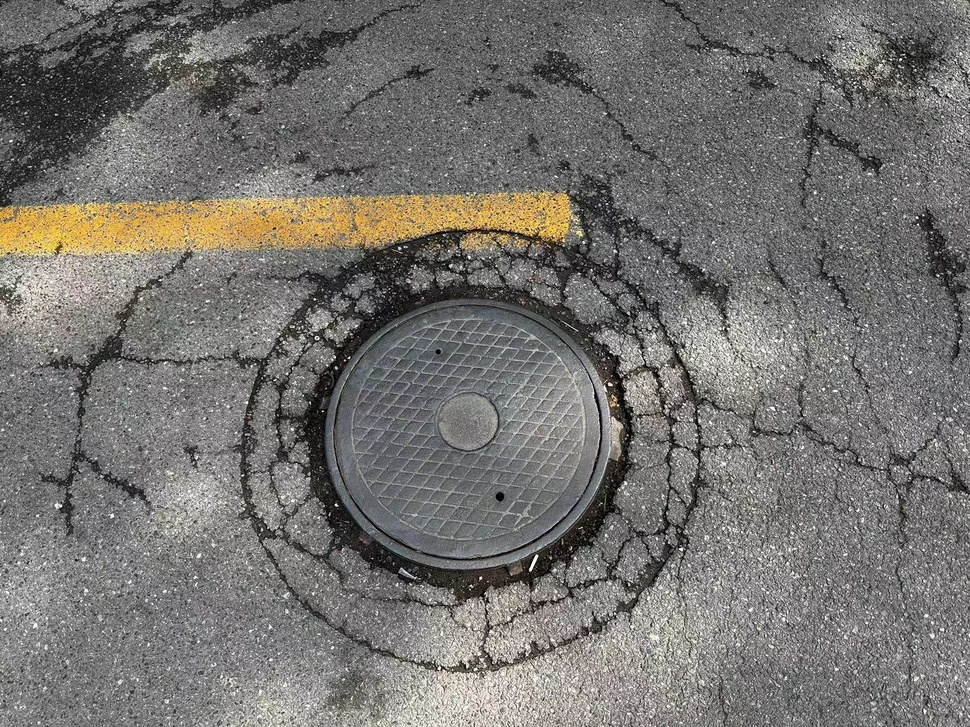
#> input picture jpg_init_test/2024-07-16T08_30_00Z_below.jpg, 970 x 727 px, shrunk from 1702 x 1276 before the run, found by its file name
$ jupyter execute recongition_test.ipynb
#> lines starting #> are read from the running program, lines starting #| are printed output that depends on the picture
[cell 1]
import os
import json
import cv2
import matplotlib.pyplot as plt

# 读取图片
image = cv2.imread("/home/u2021213565/jupyterlab/alibaba_qwen/jpg_init_test/2024-07-16T08_30_00Z_below.jpg")
#> image is the input picture: shape (727, 970, 3); mean B, G, R 111.9, 115.3, 117.6
image_rgb = cv2.cvtColor(image, cv2.COLOR_BGR2RGB)

# 读取json文件中的标签信息
with open("/home/u2021213565/jupyterlab/alibaba_qwen/jpg_init_test/2024-07-16T08_30_00Z_below.json", 'r') as f:
#> (reads jpg_init_test/2024-07-16T08_30_00Z_below.json from the repository)
    json_data = json.load(f)

# 在图片上绘制矩形框
for manhole in json_data['manhole']:
    coordinates = manhole['coordinates']
    x1 = coordinates['x1']
    y1 = coordinates['y1']
    x2 = coordinates['x2']
    y2 = coordinates['y2']

    # 绘制矩形框
    cv2.rectangle(image_rgb, (x1, y1), (x2, y2), (0, 255, 0), 2)
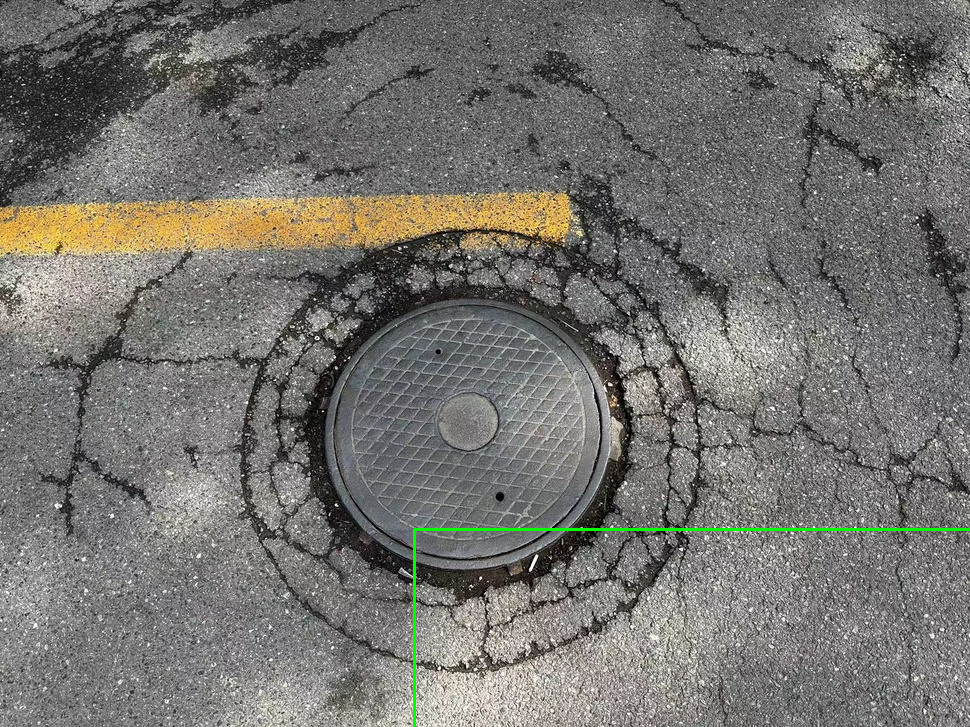
#> image_rgb: shape (727, 970, 3); mean R, G, B 117.2, 115.8, 111.5

# 使用Matplotlib显示图片
plt.imshow(image_rgb)
plt.title('Image with Bounding Box')
plt.axis('off')
plt.show()
